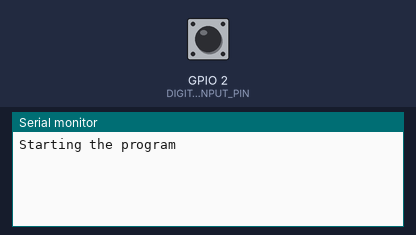
Recording of a program running on a simulated ESP32. Shown: the last lines printed to the serial monitor. Inputs (shaded band) come from the test bench; at power-on: GPIO 2 (DIGITAL_INPUT_PIN) LOW.

Above: at 1.2 s.
1.3 s: GPIO 2 (DIGITAL_INPUT_PIN) pulsed HIGH 2 times (0.12 s each, 0.3 s apart)
At 2.3 s:
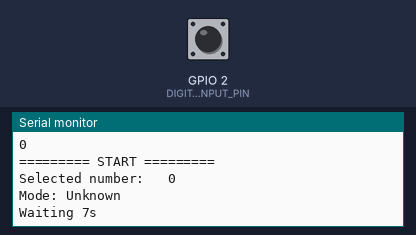
At 9.2 s:
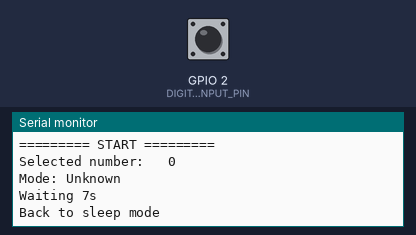

The program:

main.cpp
```cpp
#include <Arduino.h>
#include <Ticker.h>

#define STATE_SLEEP 0
#define STATE_DIALING 1
#define STATE_POST_DIALING 2
#define STATE_DETECTING_SIGNAL 3
#define STATE_CALLING 4
#define STATE_GATE_WRONG_PIN 5
#define STATE_GATE_UNLOCK 6
#define STATE_UNKNOWN 7

#define DIALING_TIME_MS 58
#define DIGITAL_INPUT_PIN D1

#define SIGNALS_CALLING 10
#define SIGNALS_WRONG_GATE_PIN 18
#define SIGNALS_CORRECT_GATE_PIN 23

Ticker timer;
int signalCount = 0;
int lastCalledNumber = 0;
int STATE = STATE_SLEEP;

bool isSignal(int signalsCount, int expected, int tolerance = 1) {
    return signalsCount >= expected - tolerance
           && signalsCount <= expected + tolerance;
}

void detectSignalType() {
    Serial.println("Detecting signal type");
    Serial.print(signalCount);

    if (STATE != STATE_DETECTING_SIGNAL) {
        return;
    }

    if (isSignal(signalCount, SIGNALS_CALLING)) {
        STATE = STATE_CALLING;
        return;
    }

    if (isSignal(signalCount, SIGNALS_WRONG_GATE_PIN)) {
        STATE = STATE_GATE_WRONG_PIN;
        return;
    }

    if (isSignal(signalCount, SIGNALS_CORRECT_GATE_PIN)) {
        STATE = STATE_GATE_UNLOCK;
        return;
    }
    Serial.println();
    Serial.println("WTF?: signals");
    Serial.print(signalCount);
    STATE = STATE_UNKNOWN;
}

void stopDialing() {
    if (STATE != STATE_DIALING) {
        return;
    }

    lastCalledNumber = signalCount;
    STATE = STATE_POST_DIALING;
}

void IRAM_ATTR handleInterrupt() {
    if (STATE == STATE_DIALING) {
        signalCount++;
        return;
    }

    if (STATE == STATE_DETECTING_SIGNAL) {
        signalCount++;
        return;
    }

    if (STATE == STATE_SLEEP) {
        STATE = STATE_DIALING;
        signalCount = 0;
        timer.once_ms(DIALING_TIME_MS, stopDialing);
        return;
    }

    // after dialing, wait for next pull up
    // to start counting signal type
    if (STATE == STATE_POST_DIALING) {
        STATE = STATE_DETECTING_SIGNAL;
        signalCount = 0;
        timer.once_ms(10, detectSignalType);
    }
};

void setup() {
    Serial.begin(9600);
    pinMode(DIGITAL_INPUT_PIN, INPUT);
    attachInterrupt(digitalPinToInterrupt(DIGITAL_INPUT_PIN), handleInterrupt, RISING);

    Serial.println();
    Serial.println("Starting the program");
}


void loop() {
    if (STATE >= STATE_CALLING) {
        Serial.println();
        Serial.println("========= START =========");
        Serial.print("Selected number:   ");
        Serial.println(lastCalledNumber);
        Serial.print("Mode: ");
        switch (STATE) {
            case STATE_CALLING:
                Serial.println("Calling");
            break;
            case STATE_GATE_WRONG_PIN:
                Serial.println("Wrong Gate PIN");
                break;
            case STATE_GATE_UNLOCK:
                Serial.println("Correct gate pin");
                break;
            case STATE_UNKNOWN:
                Serial.println("Unknown");
                break;
            default:
                Serial.println("Unknown");
        }

        Serial.println("Waiting 7s");
        delay(7000);
        Serial.println("Back to sleep mode");
        STATE = STATE_SLEEP;
    };
};
```

Measured:
- after the input at 1.3 s, the serial monitor: prints a new line after 0.31 s (image 1)
